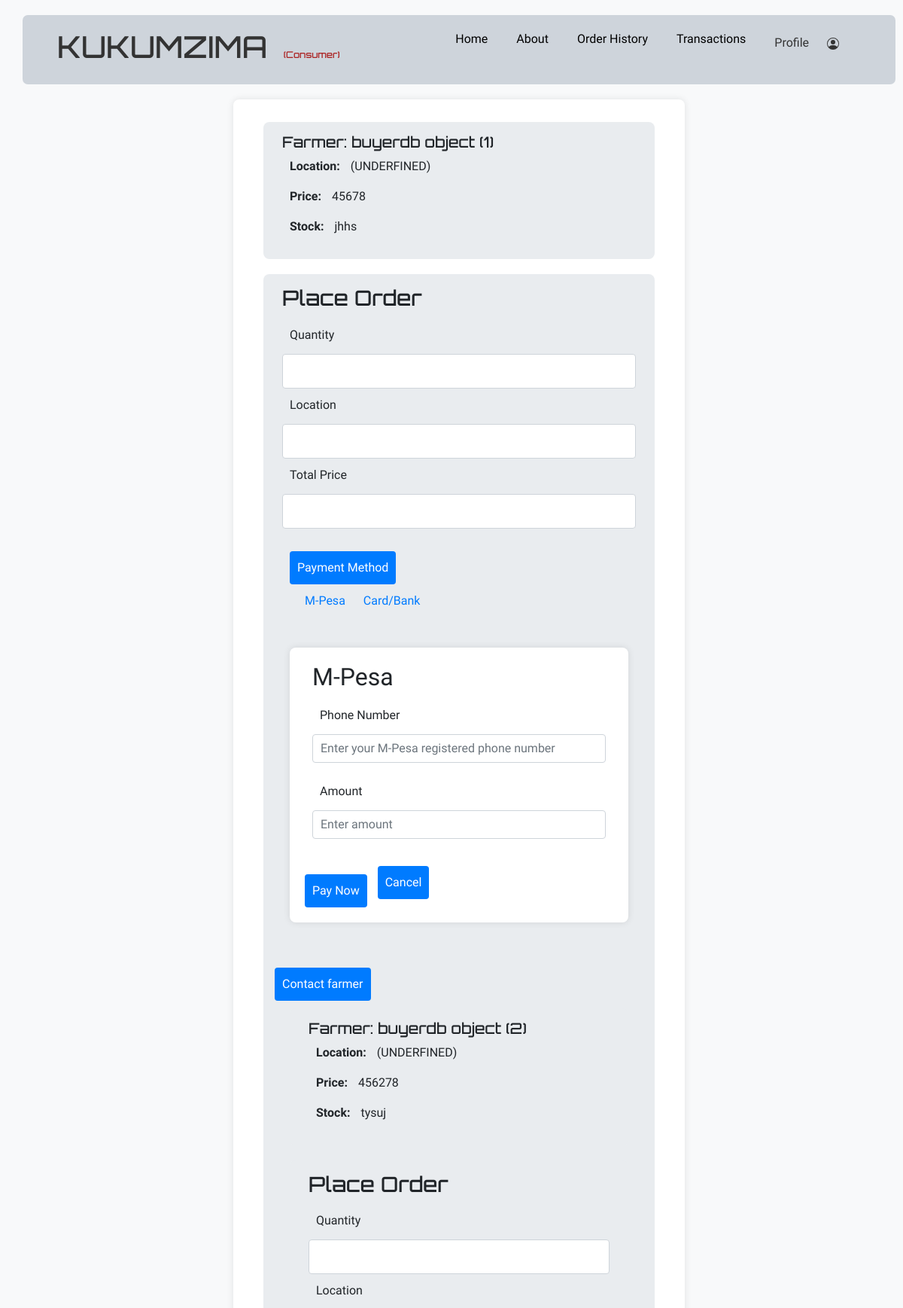
Page /consumers/order/ (upper part) on the earlier database version.
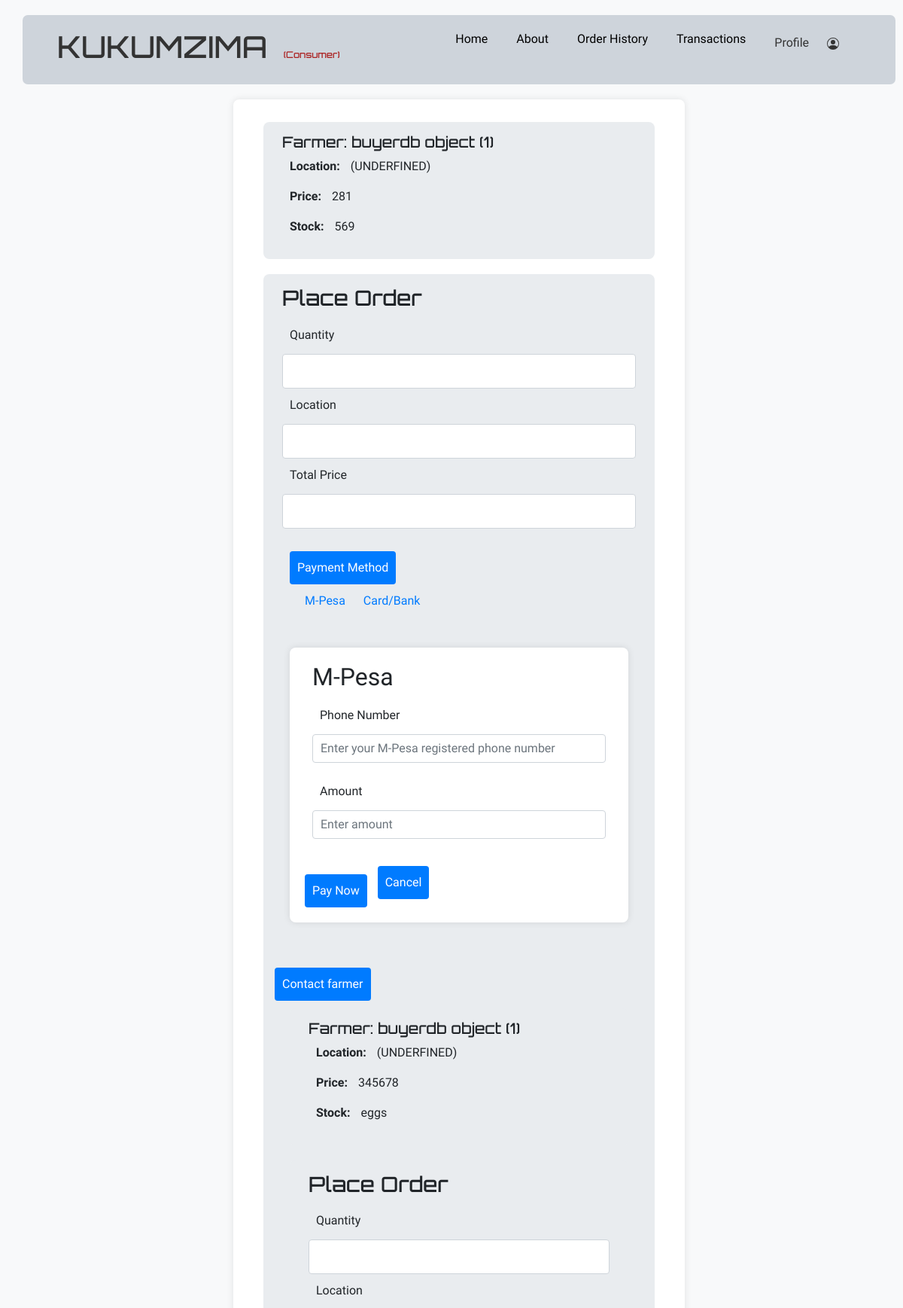
Same page on the later database version.
### customers/models.py (models this page shows)
class Order(models.Model):
    item=models.CharField(max_length=100)
    unitPrice=models.IntegerField()
    buyerdb= models.ForeignKey(buyerdb, on_delete=models.CASCADE)
    status=models.BooleanField
    orderDate=models.DateField
    completeOrderDate=models.DateField

class buyerdb(models.Model):
    user_profile = models.OneToOneField(UserProfile, on_delete=models.CASCADE)
    buyerUsername= models.CharField(max_length=100)
    buyerPhonenum= models.CharField(max_length=15)
    buyerPassword= models.CharField(max_length=255)
    buyerAddress=models.CharField(max_length=100)
    class meta:
        db_table ="buyerdb"

### customers/views.py (the view)
# urls.py: path("order/",views.order, name="order"),
def order(request):
    orders = Order.objects.all()
    return render(request, 'myapp1/order.html', {'orders': orders})

### customers/templates/myapp1/order.html (shortened to what this page needs)
{% extends "myapp1/base.html" %}
{% block content %}
</head>
<body>
    <div class="container">
        {% for order in orders %}
        <main>
            <section class="farmer-details" id="farmer-details">
                <h5>Farmer: {{ order.buyerdb }}</h5>
                <p><strong>Location:</strong> (UNDERFINED) </p>
                <p><strong>Price:</strong> {{ order.unitPrice }}</p>
                <p><strong>Stock:</strong> {{ order.item }}</p>
            </section>
            <section class="orderForm" id="orderForm">
                <h3>Place Order</h3>
                <form>
                    <label for="quantity">Quantity</label>
                    <input type="number" id="quantity" name="quantity" required>
                    <label for="location">Location</label>
                    <input type="text" id="location" name="location" required>
                    <label for="total-price">Total Price</label>
                    <input type="text" id="total-price" name="total-price" required>
                    <div class="dropdown">
                        <button onclick="myFunction()" class="dropbtn">Payment Method</button>
                        <div id="myDropdown" class="dropdown-content">
                            <a href="#mpesa">M-Pesa</a>
                            <a href="#bank">Card/Bank</a>
                        </div>
                    </div>
                    <section id="mpesa">
                        <div class="container">
                            <h2>M-Pesa </h2>
                            <form>
                                <div class="form-group">
                                    <label for="phone-number">Phone Number</label>
                                    <input type="text" class="form-control" id="phone-number" name="phone-number" placeholder="Enter your M-Pesa registered phone number" required>
                            </div>
                            <div class="form-group">
                                <label for="amount">Amount</label>
                                <input type="text" class="form-control" id="amount" name="amount" placeholder="Enter amount" required>
                            </div>
                            <button type="submit" class="btn btn-primary">Pay Now</button>
                            <a href="{% url 'home1' %}"><button >Cancel</button></a>
                        </form>
                      </section>
                    <button onclick="myFunction()" class="dropbtn">Contact farmer</button>
                    {% endfor %}
            </form>
        </section>
    </section>
</main>
</div>
</body>
</html>
{% endblock %}

Differences in the rows shown:
changed Order (number 1 of 2 on the later page): unitPrice "45678" → "281"; item "jhhs" → "569"
changed Order: buyerdb "buyerdb object (2)" → "buyerdb object (1)"; unitPrice "456278" → "345678"; item "tysuj" → "eggs"
